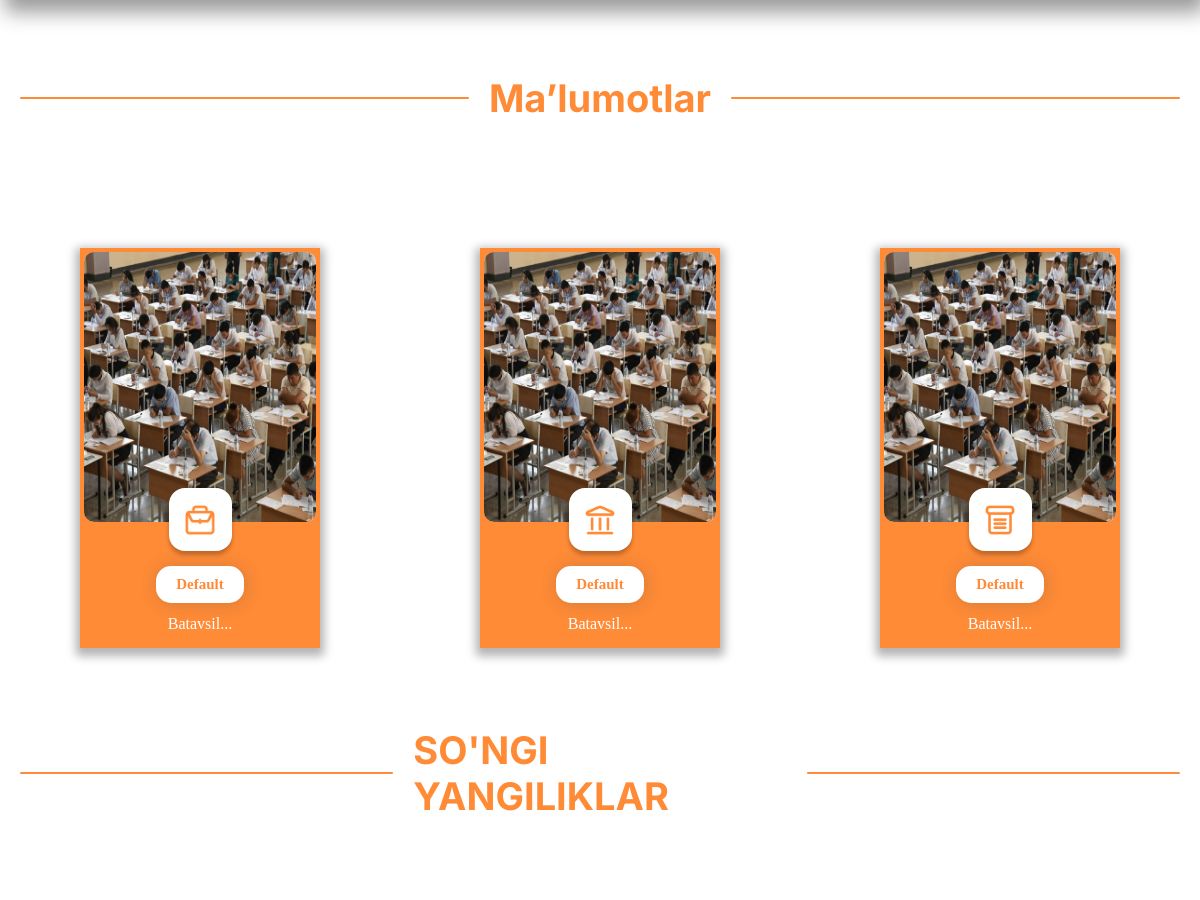
The app's page / (middle part), older data.
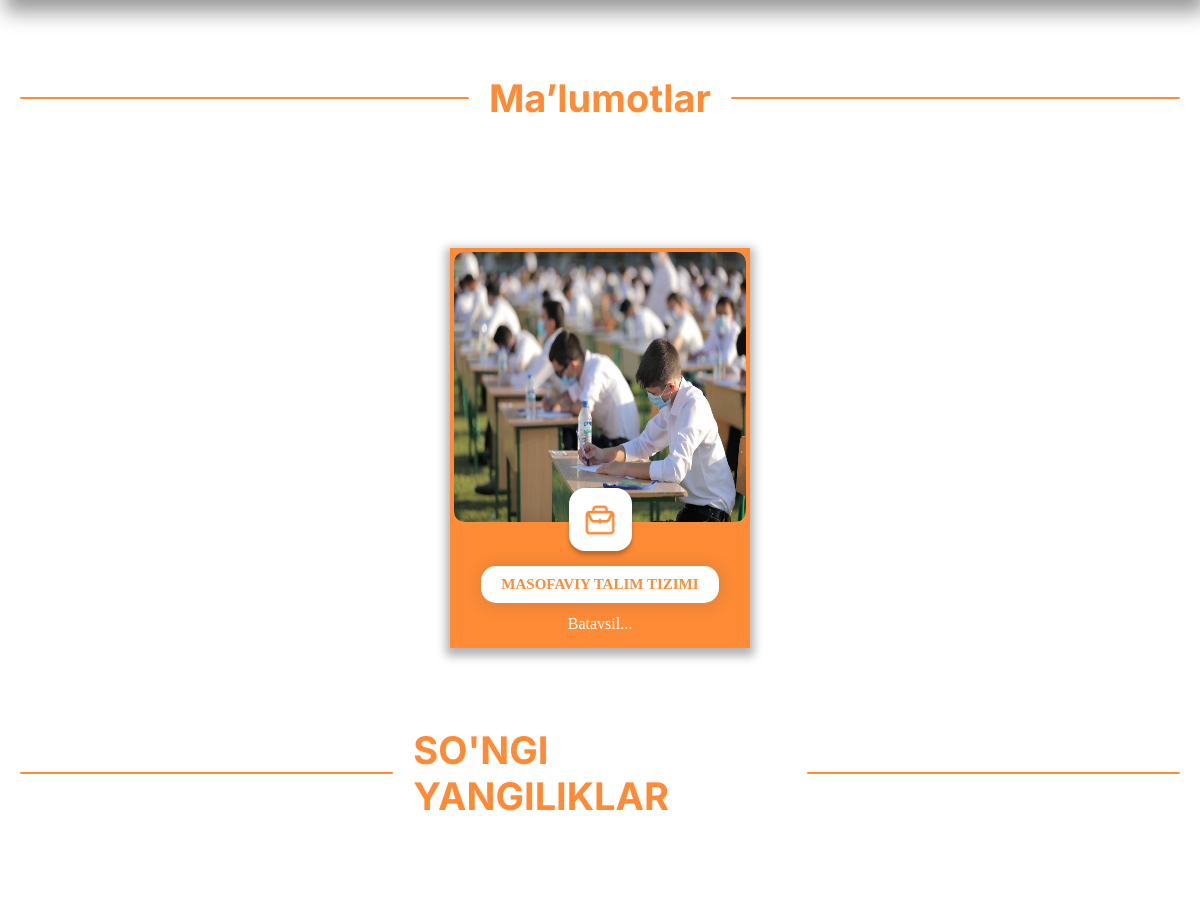
The same page, newer data.
### home/models.py (models this page shows, shortened)
class Malumotlar(models.Model):
    id = models.AutoField(primary_key=True)
    title = models.CharField(max_length=224, blank=True)
    desc = RichTextField()
    image = models.ImageField(upload_to="mailumotlar/%Y/%m/%d", height_field=None, width_field=None, max_length=None)

### home/views.py (the view)
# urls.py: path("", views.index, name="homepage"),
def index(request):
    context = {
        'categories': Category.objects.filter(parent=None)[:5],
        "news": Yangiliklar.objects.all().order_by("?")[:3],
        "malumotlar": Malumotlar.objects.all().order_by("-id")[:3],
        "bannercha": Bannercha.objects.all()[:8]
    }
    return render(request, "home/index.html", context)

### home/context_processeors.py (called while the page is built)
def product_category_render(request):
    return {
        "banner": Bannercha.objects.all().order_by("-id")[:5],
    }

### templates/home/index.html (shortened to what this page needs)
{% extends 'home/base.html' %}
{% load static i18n %}
{% block content %}
<section id="about">
    <div class="title">
        <span id="title"></span>
        <h1>
            {% translate "Ma’lumotlar" %}
        </h1>
        <span id="title"></span>
    </div>
    <div class="cont">
        <div class="box">
            {% if malumotlar %}
            {% for mal in malumotlar %}
                <div class="box__cont">
                    <div class="box__image">
                        <div class="img__box__shadow1"><img src="{{mal.image.url}}" alt="bav"></div>
                    </div>
                    <div class="box__img__logo"><img src="{% static 'Image/part.png' %}" alt=""></div>
                    <div class="box__image__text"><h1>{{mal.title}}</h1> <a href="{% url 'malumot_detail' mal.id %}">{% translate "Batavsil..." %}</a></div>
                </div>
            {% endfor %}
            {% else %}
            <div class="box__cont">
                <div class="box__image">
                    <div class="img__box__shadow1"><img src="/Image/img__malumot/4bf8b7928ca22ba7d0e94b6678bc70df0801 1.png" alt=""></div>
                </div>
                <div class="box__img__logo"><img src="{% static 'Image/part.png' %}" alt=""></div>
                <div class="box__image__text"><h1>Default</h1> <a href="/html/batavsil/batavsil.html">Batavsil...</a></div>
            </div>
            <div class="box__cont">
                <div class="box__image">
                    <div class="img__box__shadow2"><img src="/Image/img__malumot/4bf8b7928ca22ba7d0e94b6678bc70df0801 1.png" alt=""> </div>
                </div>
                <div class="box__img__logo"><img src="{% static 'Image/universyti.png' %}" alt=""></div>
                <div class="box__image__text"><h1>Default</h1><a href="/html/batavsil/batavsil.html">Batavsil...</a></div>
            </div>
            <div class="box__cont">
                <div class="box__image">
                <div class="img__box__shadow3"><img src="/Image/img__malumot/4bf8b7928ca22ba7d0e94b6678bc70df0801 1.png" alt=""></div>
            </div>
            <div class="box__img__logo"><img src="{% static 'Image/qogoz.png' %}" alt=""></div>
            <div class="box__image__text"><h1>Default</h1><a href="/html/batavsil/batavsil.html">Batavsil...</a>
            {% endif %}
        </div>
    </div>
</div>
</div>
</section>
<section id="news">
    <div class="news__title">
        <span id="span__news"></span>
        <h1>{% translate "SO'NGI YANGILIKLAR" %}</h1>
        <span id="span__news"></span>
    </div>
</section>
{% endblock content %}

Row changes from the older to the newer data that the page shows:
added Malumotlar: image (picture), title "MASOFAVIY TALIM TIZIMI"
Text that changed along with them:
text no longer shown: "Default Batavsil... Default Batavsil... Default Batavsil..."
